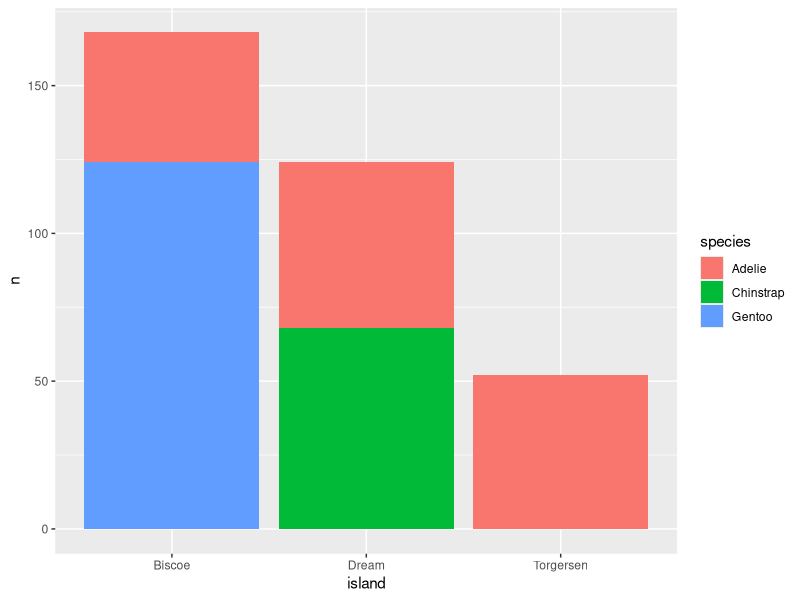

Recreate this plot in R.
## ---- chunk 1
knitr::opts_chunk$set(echo = TRUE)
## ---- chunk 2
library(tidyverse)
library(palmerpenguins)
data("penguins")
## ---- chunk 3
head(penguins)
tail(penguins)
str(penguins)
summary(penguins)

glimpse(penguins)
## ---- chunk 4
select(penguins, species, body_mass_g)
select(penguins, species, bill_length_mm:sex)
select(penguins, -year, -island)
select(penguins, -(species:island))
## ---- chunk 5
select(penguins, ends_with("mm"))
select(penguins, starts_with("bill"))
select(penguins, contains("length"), species)
## ---- chunk 6
filter(penguins, island == "Dream")
# = assignment, == evaluation 
filter(penguins, year <= 2008)
filter(penguins, year != 2009) # is not
# penguins[penguins$year == 2008,]

#missing data
filter(penguins, is.na(sex))
filter(penguins, !is.na(sex))

#multiple conditions
filter(penguins, (island == "Biscoe") & (species == "Gentoo"))
filter(penguins, island == "Biscoe", species == "Gentoo")

filter(penguins, island == "Biscoe" | species == "Gentoo")

filter(penguins, species == "Adelie" | species == "Gentoo")
filter(penguins, species %in% c("Adelie", "Gentoo"))

penguins_i_like <- c("Adelie", "Gentoo")
filter(penguins, species %in% penguins_i_like)


filter(penguins, 
       (island == "Biscoe" & species == "Gentoo") |
        (island == "Dream" & species == "Adelie"))
## ---- chunk 7
filter(
  select(penguins, species, sex, year, island), 
  island == "Biscoe")

biscoe_penguins <- select(penguins, species, sex, year, island)
biscoe_penguins <- filter(biscoe_penguins, island == "Biscoe")

#Ctrl + Shift + M if you have a PC or Cmd + Shift + M on mac

biscoe_penguins <- penguins %>% 
  select(species, sex, year, island) %>% 
  filter(island == "Biscoe")

## ---- chunk 8
penguins %>% 
  select(species,starts_with("bill") ) %>% 
  filter(species != "Adelie")

penguins %>%
  select(species, contains("bill")) %>%
  filter(!species == "Adelie")
## ---- chunk 9
penguins %>%
  select(species, contains("bill")) %>%
  filter(!species == "Adelie") %>% 
  arrange(bill_length_mm)

penguins %>%
  select(species, contains("bill")) %>%
  filter(!species == "Adelie") %>% 
  arrange(-bill_length_mm)

penguins %>%
  select(species, contains("bill")) %>%
  filter(!species == "Adelie") %>% 
  arrange(desc(species), bill_length_mm)
## ---- chunk 10
# penguins %>% 
#   mutate(new_name = old_name)

penguins %>% 
  mutate(flipper_length_cm = flipper_length_mm / 10,
         flipper_length_in = flipper_length_mm * 0.0393701) %>% 
  select(contains("flipper_length"))
# = assignment, == evaluation 

penguins %>% 
  mutate(bill_ratio = bill_length_mm / bill_depth_mm)
## ---- chunk 11
penguins %>% 
  summarize(body_mass_mean = mean(body_mass_g, na.rm = TRUE),
            body_mass_sd = sd(body_mass_g, na.rm = TRUE),
            n = n())

penguins %>% 
  filter(species == "Gentoo") %>% 
  summarize(body_mass_mean = mean(body_mass_g, na.rm = TRUE),
            body_mass_sd = sd(body_mass_g, na.rm = TRUE),
            n = n())
## ---- chunk 12
body_mass_stats <- penguins %>% 
  group_by(species) %>% 
  summarize(body_mass_mean = mean(body_mass_g, na.rm = TRUE),
            body_mass_sd = sd(body_mass_g, na.rm = TRUE),
            n = n())

penguins %>% 
  group_by(island, sex) %>% 
  summarize(body_mass_mean = mean(body_mass_g, na.rm = TRUE))
## ---- chunk 13
penguins %>% 
  group_by(sex) %>% 
  summarize(n = n())

penguins %>% 
  count(sex)

penguins %>% 
  count(species,island) %>% 
  ggplot(aes(x = island, y = n, fill = species)) +
  geom_col()
